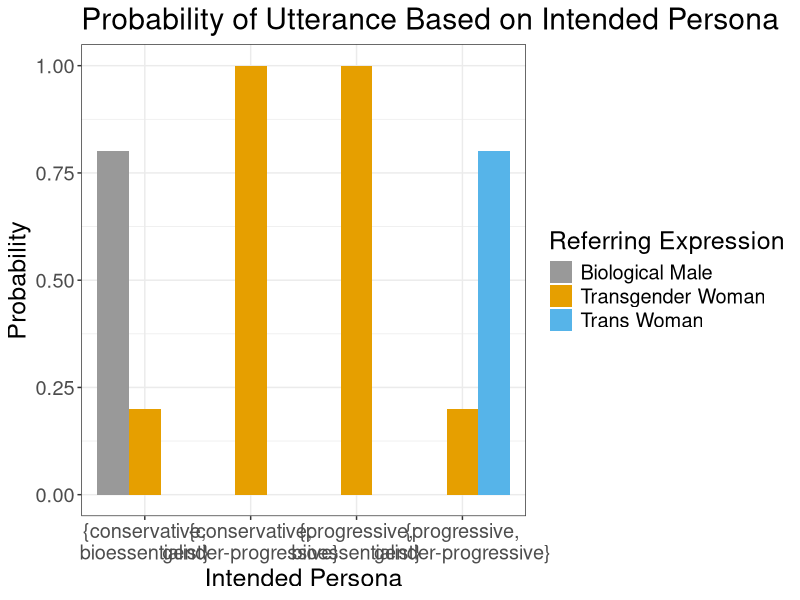
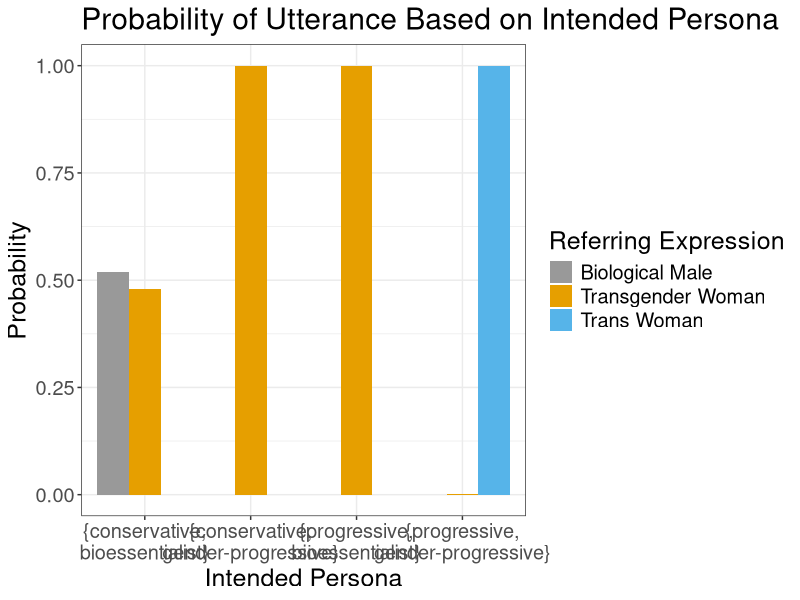
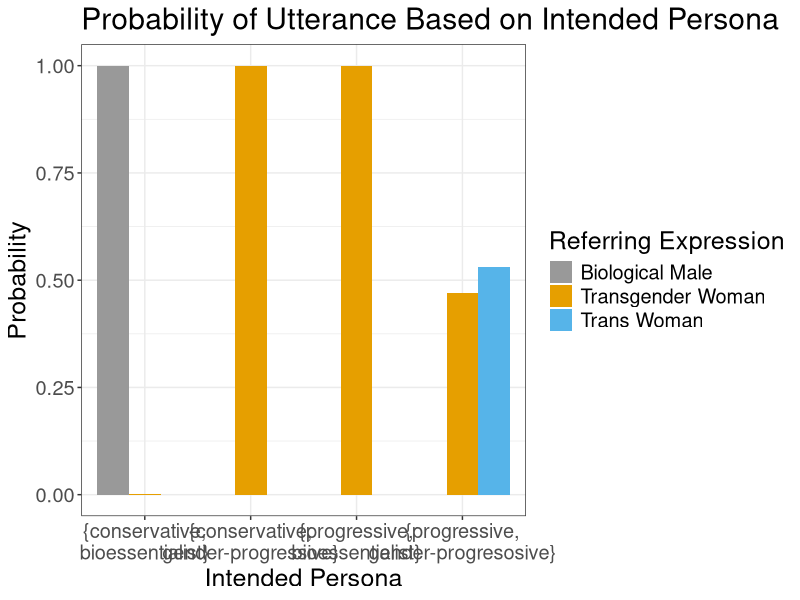
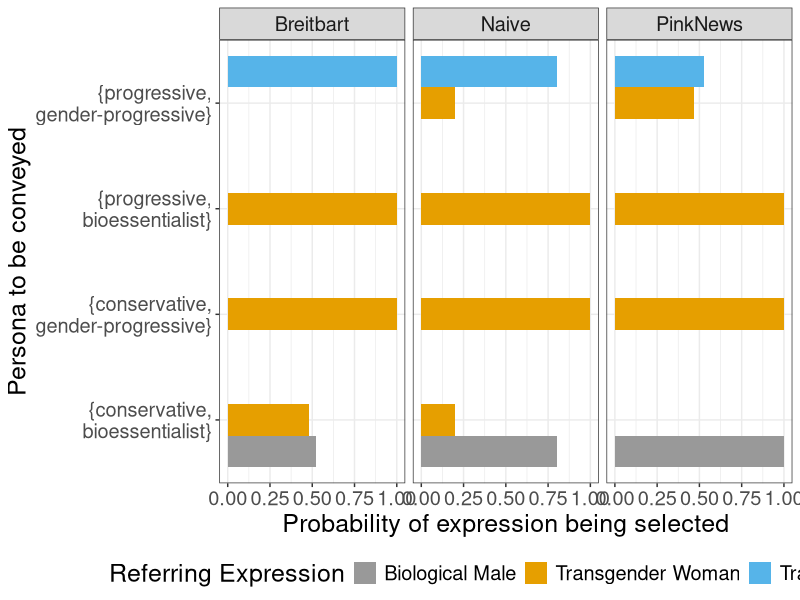
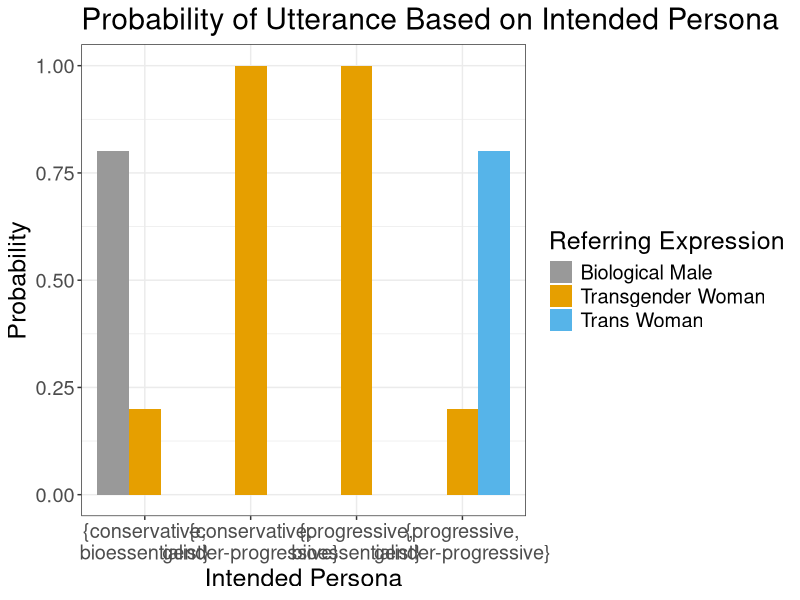
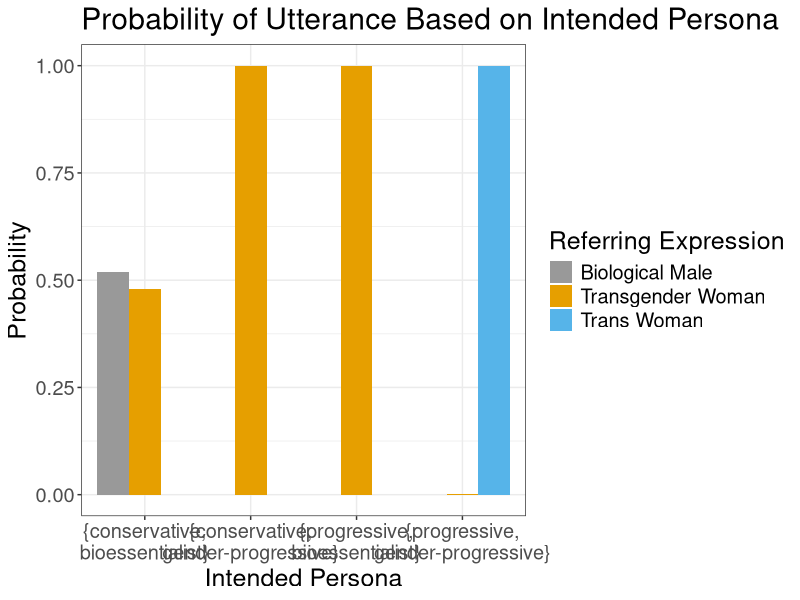
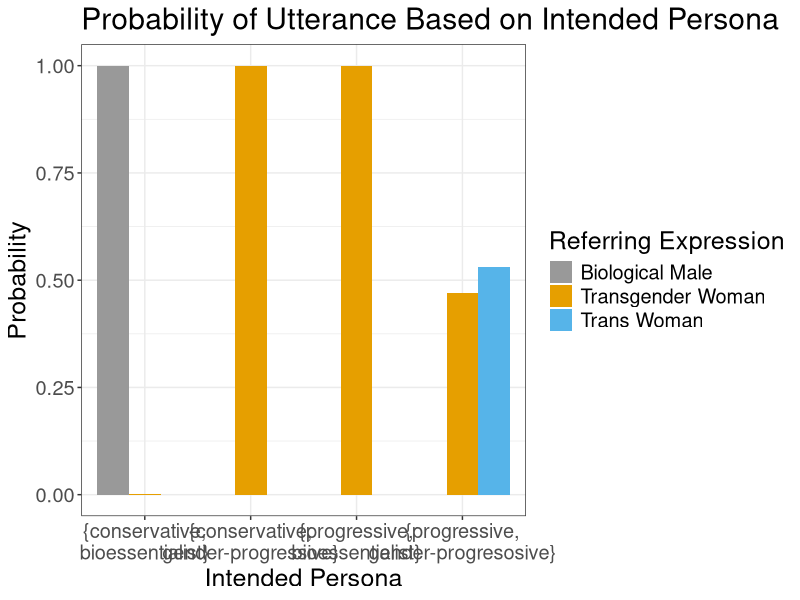
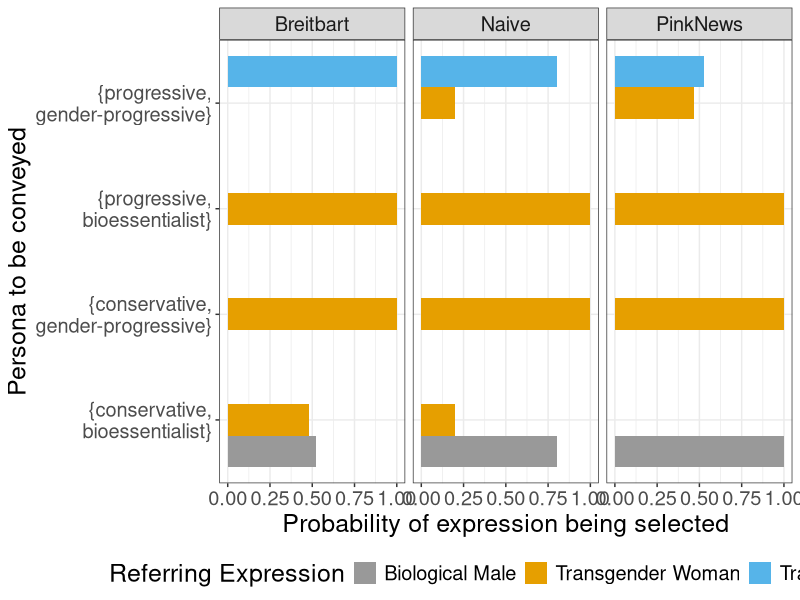

Source code (R) for these figures, in order:
## ---- chunk 1
library(tidyverse)

cbPalette <- c("#999999", "#E69F00", "#56B4E9", "#009E73", "#F0E442", "#0072B2", "#D55E00", "#CC79A7")

custom_legend_names <- c("Biological male", "Transgender woman", "Trans woman")
## ---- chunk 2
# Your data
naive <- read.csv("naivepriors.csv")

# Reshape the data to long format
data_long <- reshape2::melt(naive)
naivePriors <- data_long %>% 
  mutate(priors="Naive")

# Plot using ggplot2
ggplot(data_long, aes(x = persona, y = value, fill = variable)) +
  geom_bar(stat = "identity", position = "dodge") +
  labs(title = "Probability of Utterance Based on Intended Persona",
       x = "Intended Persona",
       y = "Probability",
       fill = "Referring Expression") +
  theme_bw() + 
  scale_fill_manual(values = cbPalette,
                    labels=c("Biological Male","Transgender Woman", "Trans Woman")) + 
  scale_x_discrete(labels = c("{conservative,\nbioessentialist}","{conservative,\ngender-progressive}","{progressive,\nbioessentialist}","{progressive,\ngender-progressive}")) + 
  theme(text = element_text(size=18))

# Save
ggsave("NaivePlot.png",height=6, width=12)
## ---- chunk 3
# Your data
naive <- read.csv("BreitbartPriors.csv")

# Reshape the data to long format
data_long <- reshape2::melt(naive)
BreitbartPriors <- data_long %>% 
  mutate(priors = "Breitbart")

# Plot using ggplot2
ggplot(data_long, aes(x = persona, y = value, fill = variable)) +
  geom_bar(stat = "identity", position = "dodge") +
  labs(title = "Probability of Utterance Based on Intended Persona",
       x = "Intended Persona",
       y = "Probability",
       fill = "Referring Expression") +
  theme_bw() + 
  scale_fill_manual(values = cbPalette,
                    labels=c("Biological Male","Transgender Woman", "Trans Woman")) + 
  scale_x_discrete(labels = c("{conservative,\nbioessentialist}","{conservative,\ngender-progressive}","{progressive,\nbioessentialist}","{progressive,\ngender-progressive}")) + 
  theme(text = element_text(size=18))

# Save
ggsave("BreitbartPlot.png",height=6, width=12)
## ---- chunk 4
# Your data
naive <- read.csv("PinkNewsPriors.csv")

# Reshape the data to long format
data_long <- reshape2::melt(naive)
PnPriors <- data_long %>% 
  mutate(priors = "PinkNews")

# Plot using ggplot2
ggplot(data_long, aes(x = persona, y = value, fill = variable)) +
  geom_bar(stat = "identity", position = "dodge") +
  labs(title = "Probability of Utterance Based on Intended Persona",
       x = "Intended Persona",
       y = "Probability",
       fill = "Referring Expression") +
  theme_bw() + 
  scale_fill_manual(values = cbPalette,
                    labels=c("Biological Male","Transgender Woman", "Trans Woman")) + 
  scale_x_discrete(labels = c("{conservative,\nbioessentialist}","{conservative,\ngender-progressive}","{progressive,\nbioessentialist}","{progressive,\ngender-progresosive}")) + 
  theme(text = element_text(size=18))

# Save
ggsave("PinkNewsPlot.png",height=6, width=12)
## ---- chunk 5
all_data <- rbind(BreitbartPriors,PnPriors,naivePriors)

# Plot using ggplot2
ggplot(all_data, aes(x = persona, y = value, fill = variable)) +
  geom_bar(stat = "identity", position = "dodge") +
  # geom_text(aes(x=persona, y=value, hjust=-2, label=value)) +
  labs(x = "Persona to be conveyed",
       y = "Probability of expression being selected",
       fill = "Referring Expression") +
  theme_bw() + 
  scale_fill_manual(values = cbPalette,
                    labels=c("Biological Male","Transgender Woman", "Trans Woman")) + 
  scale_x_discrete(labels = c("{conservative,\nbioessentialist}","{conservative,\ngender-progressive}","{progressive,\nbioessentialist}","{progressive,\ngender-progressive}")) + 
  theme(text = element_text(size=18), legend.position = "bottom") +
  facet_wrap(~priors) + 
  coord_flip()
## ---- chunk 6
ggsave("PriorsPlot.png",height=6, width=12)
